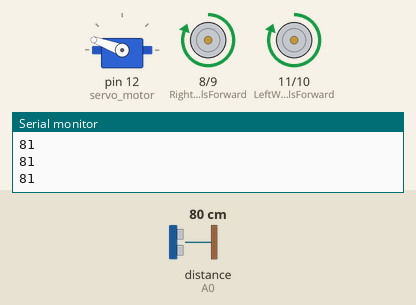
The sketch below on a simulated Arduino Uno, built with avr-gcc and run on an emulated ATmega328P. On the bench: servo, motor-driver pin pairs drawn as motors (green arrow = first pin HIGH = forward, orange = second pin HIGH = backward, longer = more drive), the last lines printed to the serial monitor. The test bench sets the inputs (shaded band); at power-on: distance to the obstacle (sensor on A0) 80 cm. The echo pulse lasts 58.3 µs per cm.

Above: at 3.2 s.
3.3 s: distance to the obstacle (sensor on A0) set to 23 cm
4.8 s: distance to the obstacle (sensor on A0) set to 18 cm
At 5.33 s:
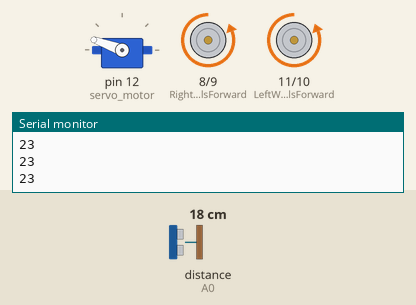
At 7.6 s:
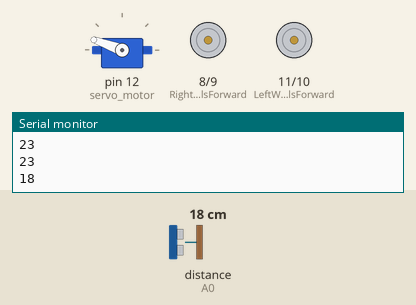
7.8 s: distance to the obstacle (sensor on A0) set to 19 cm
10.8 s: distance to the obstacle (sensor on A0) set to 35 cm
13.7 s: distance to the obstacle (sensor on A0) set to 2 cm
At 15.0 s:
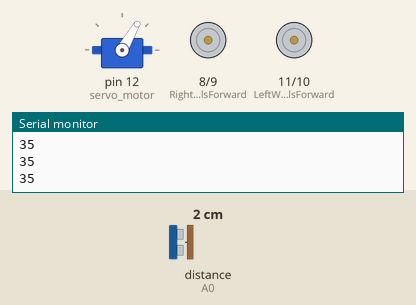
Timing chart, 0 to 17.7 s (numbered marks = the images above; inputs shaded):
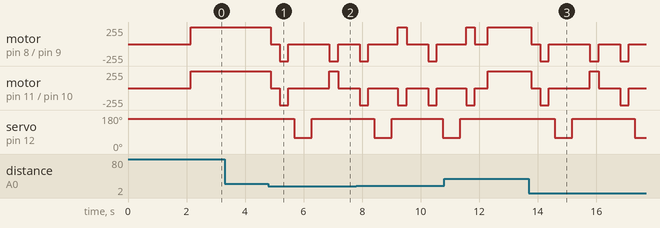

The sketch:

Arduino-Obstacle-Avoiding-Robot.ino
```cpp
//This program was made by Ben Menashe
//Arduino Arduino-Obstacle-Avoiding-Robot
#include <Servo.h>
#include <NewPing.h>
//Motors pins
int LeftWheelsForward = 11;
int LeftWheelsBackward = 10;
int RightWheelsBackward = 9;
int RightWheelsForward = 8;
int LeftLed = 7;
int RightLed = 6;
int pos = 0;
//sensor pins
#define trig_pin A1 //analog input 5
#define echo_pin A0 //analog input 4
#define maximum_distance 200
int distance = 100;
NewPing sonar(trig_pin, echo_pin, 200); //Ultrasonic function
Servo servo_motor; //servo


void setup() {

  pinMode (RightWheelsForward, OUTPUT);
  pinMode (RightWheelsBackward, OUTPUT);
  pinMode (LeftWheelsForward, OUTPUT);
  pinMode (LeftWheelsBackward, OUTPUT);
  servo_motor.attach(12); //Servo Pin
  servo_motor.write(160);
  delay(2000);

}


void loop() {

  int distance = 0;
  Serial.println(sonar.ping_cm());
  delay(30);
  Serial.begin(9600);
  delay(50);
  distance = sonar.ping_cm();
  int distanceRight = 0;
  int distanceLeft = 0;
  delay(50);

  if(distance <= 20){
    CarStop();
    delay(300);
    CarBackward();
    delay(300);
    CarStop();
    delay(200);
    servo_motor.write(60);
    delay(500);
    distanceLeft = sonar.ping_cm();
    delay(100);
    servo_motor.write(160);
    CarStop();
    delay(200);
    if(distanceLeft <= distance){
      delay(200);
      CarStop();
      delay(200);
      TurnRight();
      delay(300);
      CarStop();
      delay(300);
    }
    else{
      TurnLeft();
      delay(300);
      CarStop();
      delay(300);
    }
  }
  else{
    CarForward();
  }
}


//Functions for moving the car

int CarForward(){ //Car goes straight
  digitalWrite(RightWheelsForward, HIGH);
  digitalWrite(RightWheelsBackward, LOW);
  digitalWrite(LeftWheelsForward, HIGH);
  digitalWrite(LeftWheelsBackward, LOW);
}
int CarStop(){ //Car stops
  digitalWrite(RightWheelsForward, LOW);
  digitalWrite(RightWheelsBackward, LOW);
  digitalWrite(LeftWheelsForward, LOW);
  digitalWrite(LeftWheelsBackward, LOW);
}
int CarBackward(){ //Car goes back
  digitalWrite(RightWheelsForward, LOW);
  digitalWrite(RightWheelsBackward, HIGH);
  digitalWrite(LeftWheelsForward, LOW);
  digitalWrite(LeftWheelsBackward, HIGH);
}
int TurnRight(){ //Car goes Right
  digitalWrite(RightWheelsForward, LOW);
  digitalWrite(RightWheelsBackward, HIGH);
  digitalWrite(LeftWheelsForward, HIGH);
  digitalWrite(LeftWheelsBackward, LOW);
}
int TurnLeft(){ //Car goes Right
  digitalWrite(RightWheelsForward, HIGH);
  digitalWrite(RightWheelsBackward, LOW);
  digitalWrite(LeftWheelsForward, LOW);
  digitalWrite(LeftWheelsBackward, HIGH);
}
```

Measured:
- the behaviour switches between 21 and 20 cm on distance to the obstacle (sensor on A0) (found by bisection; images 0 and 1)
